Frame 1 (no input): blank canvas, image omitted
Frame 60 (the mouse pressed at the canvas centre just before this capture): blank canvas, image omitted
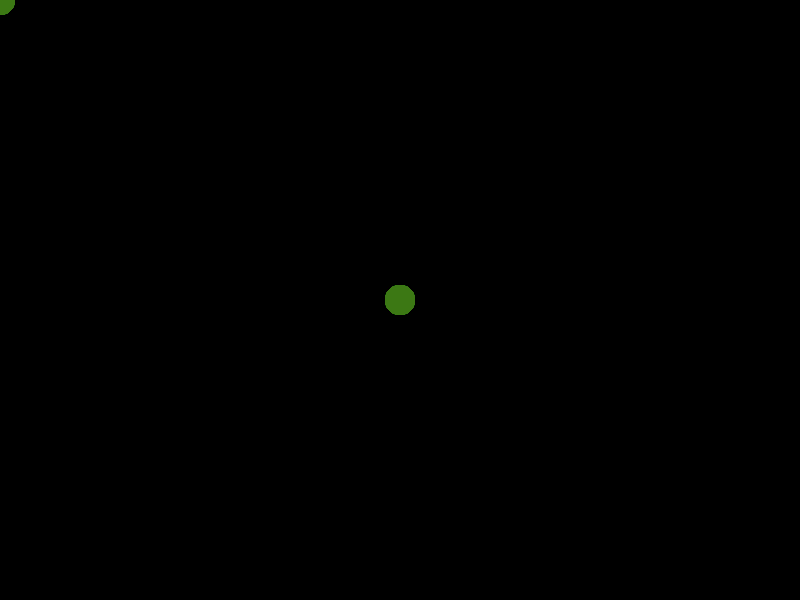
Frame 120 (the mouse held since frame 60 and released just before this capture)

The Processing sketch whose frames 1 and 60 were blank and that drew this single picture after the mouse press (run headless with seeded random() and noise(); from frame 60 on, the mouse is pressed at the canvas centre):

// Processing sketch: etchasketch_proc_only
// ── etchasketch_proc_only.pde
color bgColor = color( 0 ); // color of background
color penColor = color( 60, 120, 20 ); // color of our pen

/* setup
 everything here happens only once when
 the sketch starts
 */
void setup() {
  size( 800, 600 );
  background( bgColor ); // set the background color
  noStroke(); // turn off outline around shapes
  fill( penColor ); // set pen color
}

/* draw
 everything here happens repeatedly
 */
void draw() {
  ellipse( mouseX, mouseY, 30, 30 );
}

/* keyPressed
 this function is called whenever a key is pressed
 */
void keyPressed() {
  background( bgColor );
}
